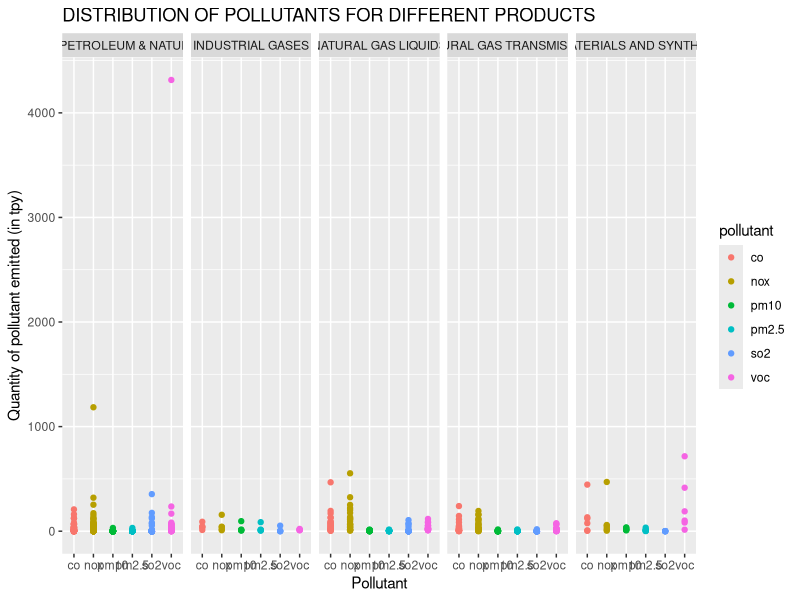
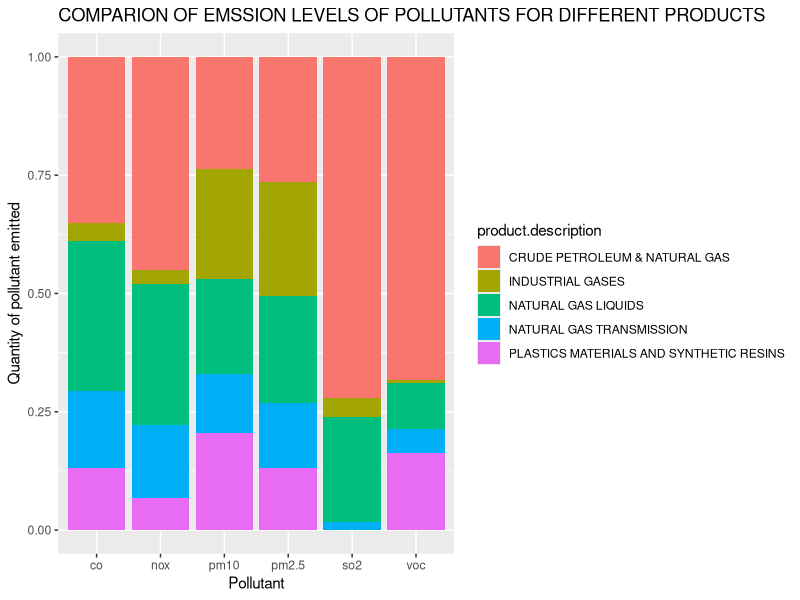
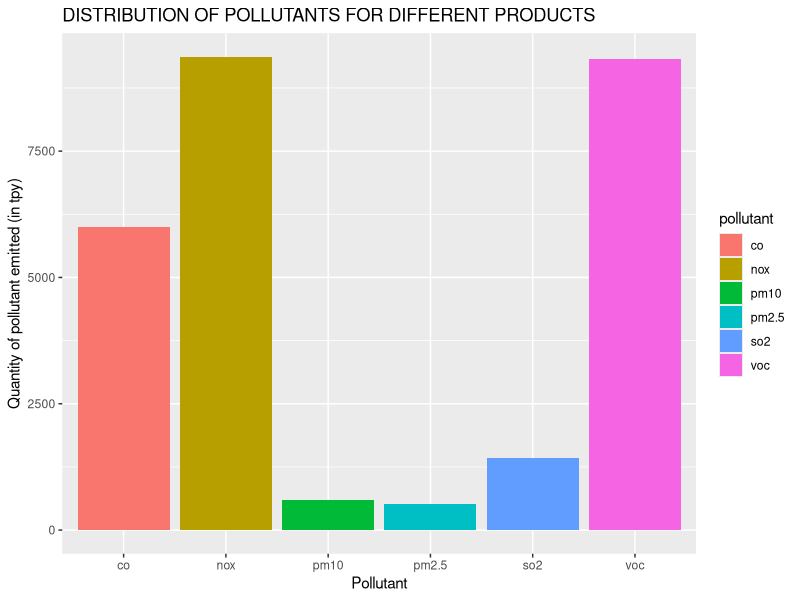
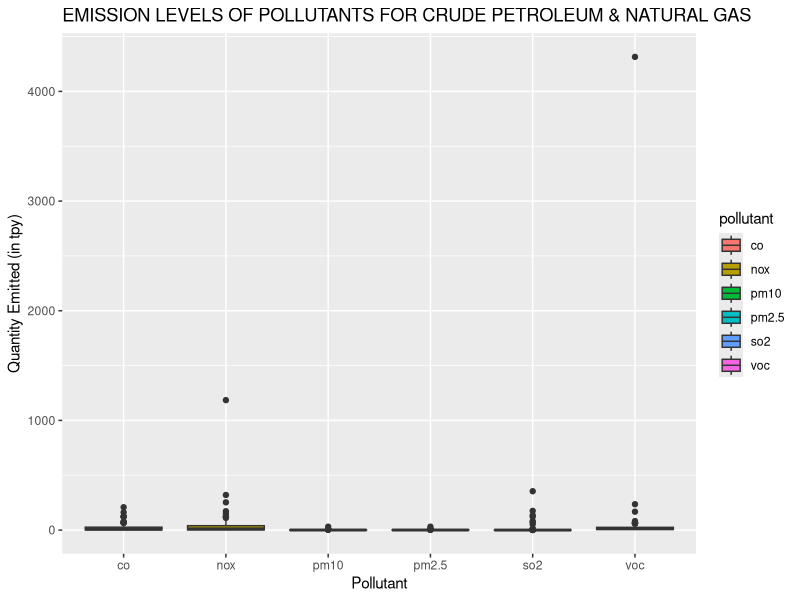
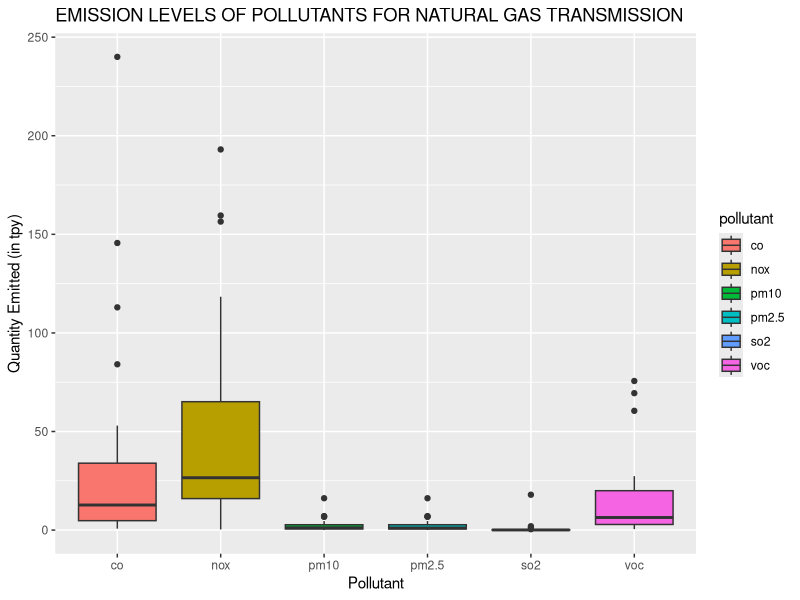
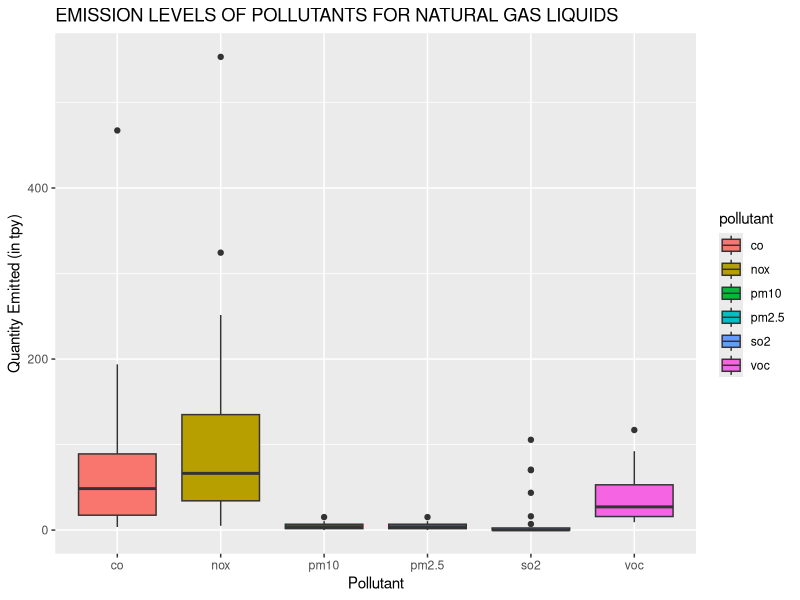
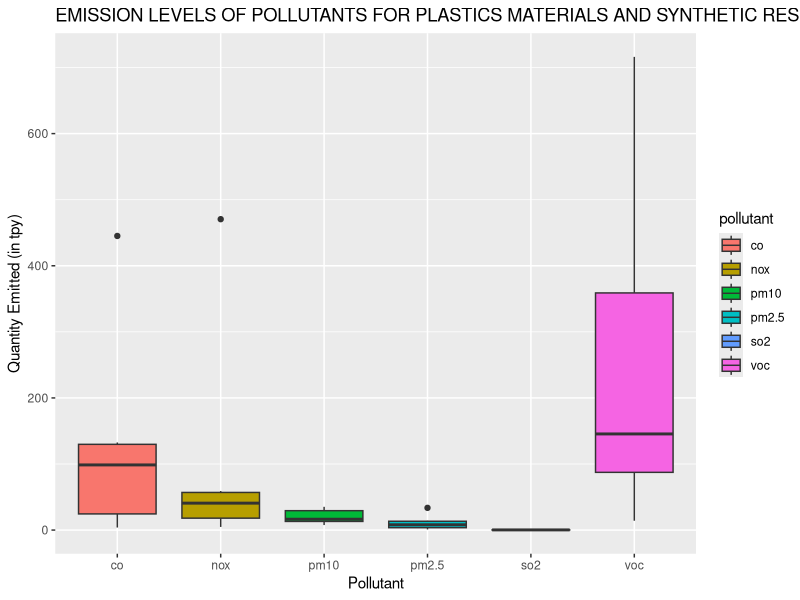
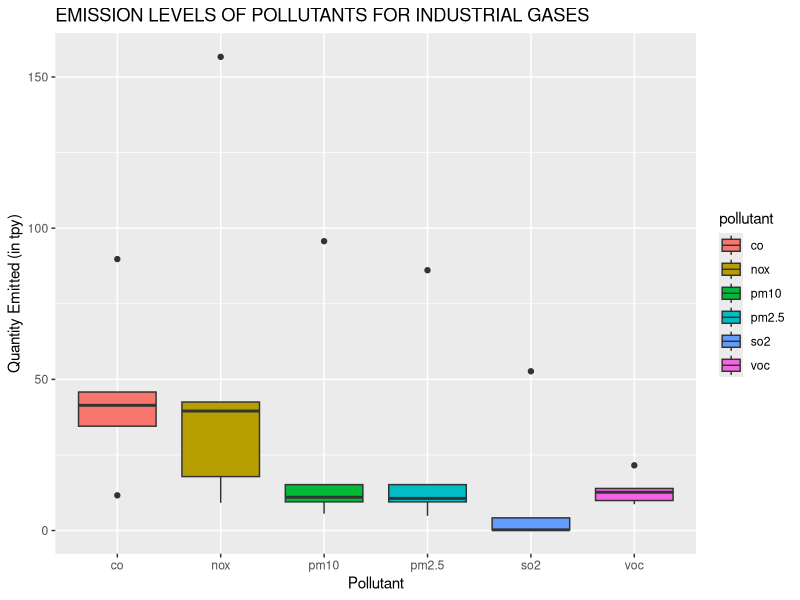

Generate these figures, in order, with R:
library(dplyr)
library(ggplot2)
library(tidyr)

#import data
tp <- read.csv("texas_pollution.csv")

#EDA
dim(tp) 
head(tp)
tail(tp)
sum(is.na(tp)) #no missing values as sum is zero
names(tp)
str(tp)

summary(tp$product.description)
summary((tp$county))
summary(tp$company)
summary(tp$site)

#cleaning data
tp3 <- gather(tp, "pollutant","quantity_emitted", -c(X, company, site, reporting.year, county,product.description))
write.csv(tp3, "NewTexas_pollution.csv")

#EDA on clean data
dim(tp3) 
head(tp3)
tail(tp3)
sum(is.na(tp3)) #no missing values as sum is zero
names(tp3)
str(tp3)

#************************************************************************************************
#insight 1

tp3 %>% 
  group_by(product.description) %>%
  summarise(sum=sum(quantity_emitted))%>%
  arrange(desc(sum))%>%
  setNames(c("Product", "Total pollutants emitted"))

ggplot(tp3, aes(x = pollutant, y = quantity_emitted,color=pollutant)) + #plot 1 
  geom_point()+
  facet_grid(.~product.description)+
  ggtitle("DISTRIBUTION OF POLLUTANTS FOR DIFFERENT PRODUCTS") +
  xlab("Pollutant") +
  ylab("Quantity of pollutant emitted (in tpy)") 



#***********************************************************************************************
#insight 2

max_min_emission<-function(type) #the argument type takes pollutant type as input
{ #gives the total quantity of pollutant emitted for each product in descending order
  p<-paste("total emission of",type,sep=" ")
  tp3 %>%
    filter(tp3[["pollutant"]]==type)%>%
    group_by(product.description) %>%
    summarise(sum=sum(quantity_emitted))%>%
    arrange(desc(sum))%>%
    setNames(c("Product",p))
}

#calling functions
max_min_emission("co")

max_min_emission("nox")

max_min_emission("pm10")

max_min_emission("pm2.5")

max_min_emission("so2")

max_min_emission("voc")

#stacked graph for comparison of emssion levels of pollutants by product
ggplot(tp3, aes(x=pollutant, y=quantity_emitted, fill=product.description))+ 
  geom_col(position = "fill")+ 
  ggtitle("COMPARION OF EMSSION LEVELS OF POLLUTANTS FOR DIFFERENT PRODUCTS") +
  xlab("Pollutant") +
  ylab("Quantity of pollutant emitted") #plot 2


#************************************************************************************************
#insight 3

tp3 %>% 
  group_by(pollutant) %>%
  summarise(sum=sum(quantity_emitted))%>%
  arrange(desc(sum))%>%
  setNames(c("Pollutant","Total quantity emitted"))

ggplot(tp3, aes(x = pollutant, y = quantity_emitted,fill=pollutant)) + #plot 3
  geom_col()+
  ggtitle("DISTRIBUTION OF POLLUTANTS FOR DIFFERENT PRODUCTS") +
  xlab("Pollutant") +
  ylab("Quantity of pollutant emitted (in tpy)") 


#************************************************************************************************
#insight 4

Plot_for_product<-function(product) #the argument place takes product type as input 
 { #gives graph for quantity of pollutants emitted for the required product
  title<-paste("EMISSION LEVELS OF POLLUTANTS FOR",product, sep=" ")
  tp3 %>%
    filter(tp3[["product.description"]]==product) %>%
    ggplot(aes(x = pollutant, y = quantity_emitted, fill=pollutant)) + #plot 4
    geom_boxplot()+
    ggtitle(title) +
    xlab("Pollutant") +
    ylab("Quantity Emitted (in tpy)")
}

#calling functions
Plot_for_product("CRUDE PETROLEUM & NATURAL GAS")
#checking for outlier quantity emission for voc for crude petroleum and natural gas
tp3 %>%
  select(company, site, county, pollutant, quantity_emitted) %>%
  filter(pollutant=="voc" & tp3$quantity_emitted==max(tp3$quantity_emitted) & tp3$product.description=="CRUDE PETROLEUM & NATURAL GAS")

Plot_for_product("NATURAL GAS TRANSMISSION")

Plot_for_product("NATURAL GAS LIQUIDS")

Plot_for_product("PLASTICS MATERIALS AND SYNTHETIC RESINS")

Plot_for_product("INDUSTRIAL GASES")


#************************************************************************************************  
 #insight 5

  #functions have been called for each type at the end of the insight
 above_90_percentile<-function(type) #the argument type takes pollutant type as input
 { #gives the details of the companies in the top ten percentile emissions for each pollutant
   s<-filter(tp3,tp3[["pollutant"]]==type)
   q<-quantile(s$quantity_emitted,0.9)
   f<- (s %>%
          filter(s[["quantity_emitted"]]>q) %>%
          arrange(desc(quantity_emitted)))
 f
 }
 
 percentage_of_total<-function(type) #the argument type takes pollutant type as input
 {#gives the contribution of the top 10 percentile polluters in the total emission of the required polluatant 
   d<-above_90_percentile(type)
   sum1=sum(d$quantity_emitted)
   d1<-filter(tp3, tp3$pollutant==type)
   sum2=sum(d1$quantity_emitted)
   per=(sum1/sum2)*100
   per
 }
 
 draw_graph<-function(type) #the argument type takes pollutant type as input
 { #gives a graph giving an overview of the emssion levels for each pollutant
   title<-paste("Emission levels of",type, sep=" ")
   tp3 %>%
     filter(tp3[["pollutant"]]==type) %>%
     ggplot(aes(quantity_emitted, fill=county))+ #plot 5
     geom_dotplot()+ ggtitle(title) +xlab("Quantity Emitted (in tpy)")
}
 
 #calling functions
 above_90_percentile("co")
 draw_graph("co")
 percentage_of_total("co")
 
 above_90_percentile("nox")
 draw_graph("nox")
 percentage_of_total("nox")
 
 above_90_percentile("pm10")
 draw_graph("pm10")
 percentage_of_total("pm10")
 
 above_90_percentile("pm2.5")
 draw_graph("pm2.5")
 percentage_of_total("pm2.5")
 
 above_90_percentile("so2")
 draw_graph("so2")
 percentage_of_total("so2")
 
 above_90_percentile("voc")
 draw_graph("voc")
 percentage_of_total("voc")
 
 
#************************************************************************************************ 
#insight 6
 
#functions have been called at the end of the insight
 Cumulate_Pollutants<-function()
   {#gives cumulative emission for each county for each pollutant and the total pollutant emission for the county
   countyarea<-character()
   sumco<-numeric()
   sumnox<-numeric()
   sumpm10<-numeric()
   sumpm2.5<-numeric()
   sumso2<-numeric()
   sumvoc<-numeric()  
   total<-numeric()
   u<-unique(tp3$county)
   a<-as.character(u) #storing all county names in one vector
   for(i in 1:length(a))
   {
     check<-a[i]
     new<-tp3 %>%
       filter(county==check)%>%
       group_by(pollutant) %>%
       summarise(sum=sum(quantity_emitted)) #for a each county, grouping has been done on the basis of pollutant type
     
     new2<-new$sum #storing the cumulative quantities of pollutants emitted in one county
     
     tot<-sum(new2) #total quanity of pollutants emitted in one county
     countyarea<-c(countyarea,a[i])
     sumco<-c(sumco,new2[1])
     sumnox<-c(sumnox,new2[2])
     sumpm10<-c(sumpm10,new2[3])
     sumpm2.5<-c(sumpm2.5,new2[4])
     sumso2<-c(sumso2,new2[5])
     sumvoc<-c(sumvoc,new2[6])
     total<-c(total,tot)
   }
   data.frame(countyarea, sumco, sumnox, sumpm10, sumpm2.5, sumso2, sumvoc,total)
 }
 
 Plot_for_county<-function(place) #The argument place takes county name as an input
   {#gives the graph for emission levels of pollutants for the required county
    title<-paste("EMISSION LEVELS OF POLLUTANTS FOR",place, sep=" ")
   tp3 %>%
     filter(tp3[["county"]]==place) %>%
     ggplot(aes(x = pollutant, y = quantity_emitted, fill=pollutant)) + #plot 6
     geom_col()+
     ggtitle(title) +
     xlab("Pollutant") +
     ylab("Quantity Emitted (in tpy)")
 }
 
 #calling functions
 P<-Cumulate_Pollutants()
 
 #finding the most polluted county
 P1<-P%>%
   arrange(desc(P$total))%>%
   head()
Plot_for_county(P1[1,1])#graph1 for emission levels of pollutants for the most polluted county
Plot_for_county(P1[2,1])#graph2 for emission levels of pollutants for the second most polluted county

#finding the least polluted county
P2<-P%>%
  arrange(desc(P$total))%>%
  tail()
Plot_for_county(P2[6,1])#graph3 for emission levels of pollutants for the least polluted county
Plot_for_county(P2[5,1])#graph4 for emission levels of pollutants for the second least polluted county

#END***************************************************************************************************************
